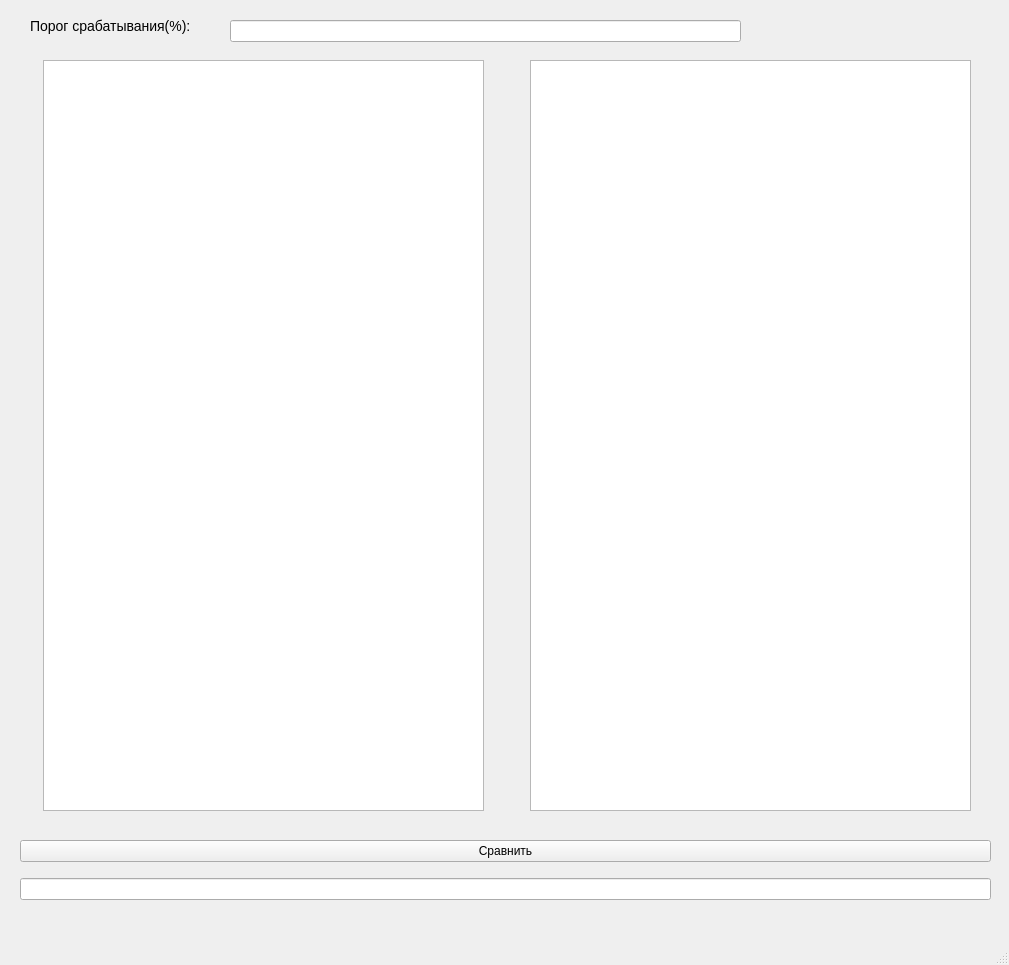
<?xml version="1.0" encoding="UTF-8"?>
<ui version="4.0">
 <class>MainWindow</class>
 <widget class="QMainWindow" name="MainWindow">
  <property name="geometry">
   <rect>
    <x>0</x>
    <y>0</y>
    <width>1009</width>
    <height>965</height>
   </rect>
  </property>
  <property name="windowTitle">
   <string>MainWindow</string>
  </property>
  <widget class="QWidget" name="centralwidget">
   <widget class="QLabel" name="label">
    <property name="geometry">
     <rect>
      <x>30</x>
      <y>10</y>
      <width>191</width>
      <height>31</height>
     </rect>
    </property>
    <property name="styleSheet">
     <string notr="true">font-size: 14px;</string>
    </property>
    <property name="text">
     <string>Порог срабатывания(%):</string>
    </property>
   </widget>
   <widget class="QLineEdit" name="predel">
    <property name="geometry">
     <rect>
      <x>230</x>
      <y>20</y>
      <width>511</width>
      <height>22</height>
     </rect>
    </property>
   </widget>
   <widget class="QWidget" name="verticalLayoutWidget">
    <property name="geometry">
     <rect>
      <x>20</x>
      <y>830</y>
      <width>971</width>
      <height>80</height>
     </rect>
    </property>
    <layout class="QVBoxLayout" name="verticalLayout">
     <item>
      <widget class="QPushButton" name="check">
       <property name="text">
        <string>Сравнить</string>
       </property>
      </widget>
     </item>
     <item>
      <widget class="QLineEdit" name="result"/>
     </item>
    </layout>
   </widget>
   <widget class="QTextEdit" name="text1">
    <property name="geometry">
     <rect>
      <x>43</x>
      <y>60</y>
      <width>441</width>
      <height>751</height>
     </rect>
    </property>
   </widget>
   <widget class="QTextEdit" name="text2">
    <property name="geometry">
     <rect>
      <x>530</x>
      <y>60</y>
      <width>441</width>
      <height>751</height>
     </rect>
    </property>
   </widget>
  </widget>
  <widget class="QMenuBar" name="menubar">
   <property name="geometry">
    <rect>
     <x>0</x>
     <y>0</y>
     <width>1009</width>
     <height>26</height>
    </rect>
   </property>
  </widget>
  <widget class="QStatusBar" name="statusbar"/>
 </widget>
 <resources/>
 <connections/>
</ui>
